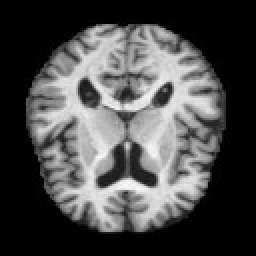
#> input picture Combined Dataset/Stage 0/NoImpairment (1016).jpg, 128 x 128 px, found by its file name (shown 2 times larger); its folder holds only this picture in this run
$ python train_model.py
#> lines starting #> are read from the running program, lines starting #| are printed output that depends on the picture
import os
import numpy as np
from PIL import Image
from sklearn.model_selection import train_test_split
from sklearn.ensemble import RandomForestClassifier
from sklearn.metrics import classification_report
import joblib
dataset_path = r"C:\Users\Dell\Desktop\rtrp project\Combined Dataset"

image_size = (64, 64)

X, y = [], []
class_names = sorted(os.listdir(dataset_path))

for label_index, class_name in enumerate(class_names):
    class_dir = os.path.join(dataset_path, class_name)
    if not os.path.isdir(class_dir):
        continue
    for file in os.listdir(class_dir):
        file_path = os.path.join(class_dir, file)
        try:
            img = Image.open(file_path).convert("RGB")
            img = img.resize(image_size)
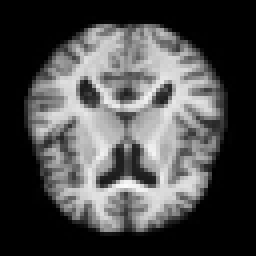
#> img: PIL image 64x64 RGB (shown 4 times larger); min 0, max 252, mean 75
            X.append(np.array(img).flatten())
            y.append(label_index)
        except Exception as e:
            print(f"Skipped: {file_path}, error: {e}")
#> pass 2 of the loop `for label_index, class_name in enumerate(class_names):`:
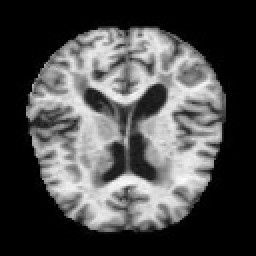
#> input picture Combined Dataset/Stage 1/VeryMildImpairment (1018).jpg, 128 x 128 px, found by its file name (shown 2 times larger)
#> `img = img.resize(image_size)`:
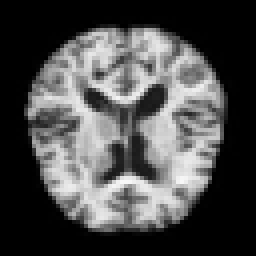
#> img: PIL image 64x64 RGB (shown 4 times larger); min 0, max 247, mean 75.6

X = np.array(X)
y = np.array(y)

X_train, X_test, y_train, y_test = train_test_split(X, y, test_size=0.2, random_state=42)
#> y_train = [0]; y_test = [1]
model = RandomForestClassifier(n_estimators=100, random_state=42)
model.fit(X_train, y_train)

y_pred = model.predict(X_test)
#> y_pred = [0]
print("✅ Model Evaluation:\n")
print(classification_report(y_test, y_pred, target_names=class_names))
#|               precision    recall  f1-score   support
#|      Stage 0       0.00      0.00      0.00       0.0
#|      Stage 1       0.00      0.00      0.00       1.0
#|     accuracy                           0.00       1.0
#|    macro avg       0.00      0.00      0.00       1.0
#| weighted avg       0.00      0.00      0.00       1.0

joblib.dump((model, class_names), "ml_model.pkl")
print("✅ Model saved as 'ml_model.pkl'")
